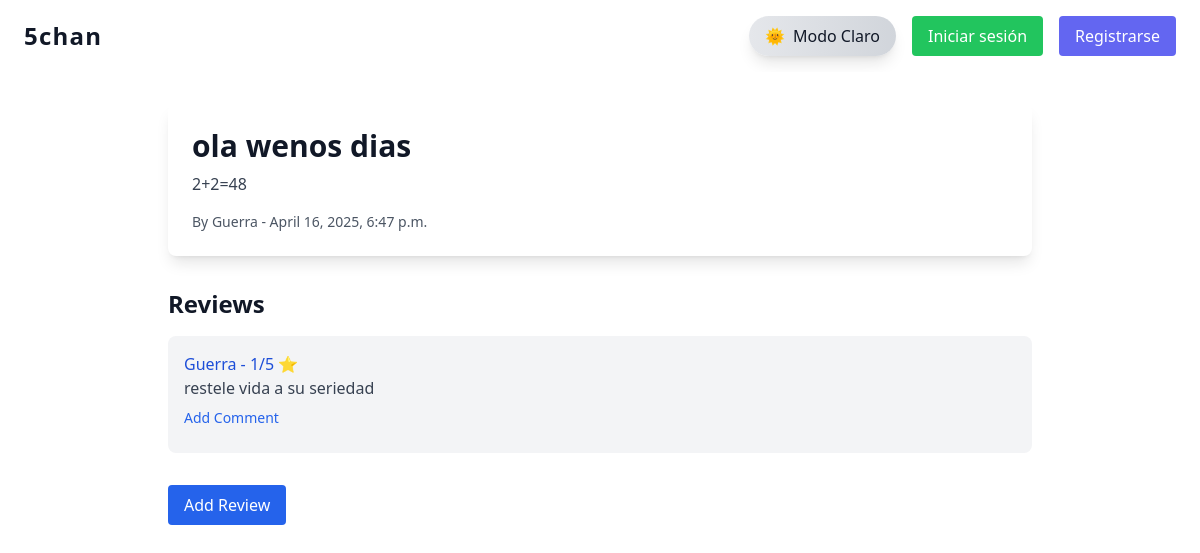
/blog/3/, run on an earlier commit of the app's database.
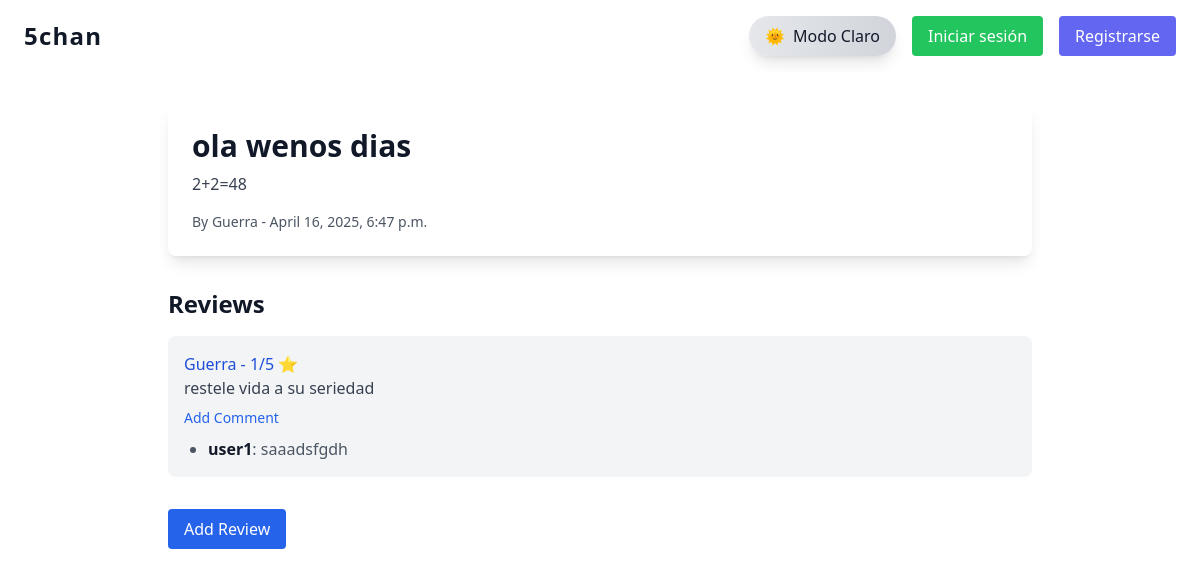
And on a later commit of the database.
### blogapp/models.py (models this page shows, shortened)
class Review(models.Model):
    blog = models.ForeignKey(Blog, on_delete=models.CASCADE, related_name='reviews')
    reviewer = models.ForeignKey(User, on_delete=models.CASCADE)
    rating = models.IntegerField(validators=[MinValueValidator(1), MaxValueValidator(5)])
    comment = models.CharField()
    created_at = models.DateTimeField(auto_now_add=True)

class Comment(models.Model):
    review = models.ForeignKey(Review, on_delete=models.CASCADE, related_name='comments')
    commenter = models.ForeignKey(User, on_delete=models.CASCADE)
    content = RichTextField()
    created_at = models.DateTimeField(auto_now_add=True)

### blogapp/views.py (the view)
# urls.py: path('blog/<int:pk>/', BlogDetailView.as_view(), name='blog_detail'),
class BlogDetailView(DetailView):
    model = Blog
    template_name = 'blogapp/blog_detail.html'

### blogapp/templates/blogapp/blog_detail.html
{% extends 'base.html' %}
{% block content %}
  <article class="bg-white dark:bg-gray-900 p-6 rounded-lg shadow-lg transition-all duration-700 ease-in-out dark:text-white text-gray-900 animate-fade-in">
    <h1 class="text-3xl font-bold mb-2">{{ object.title }}</h1>
    <p class="text-gray-700 dark:text-gray-300 mb-4">{{ object.content|safe }}</p>
    <p class="text-sm text-gray-600 dark:text-gray-500">By {{ object.author.username }} - {{ object.created_at }}</p>
  </article>
  <section class="mt-8">
    <h2 class="text-2xl font-semibold mb-4">Reviews</h2>
    {% for review in object.reviews.all %}
      <div class="bg-gray-100 dark:bg-gray-800 p-4 rounded-lg mb-4 transition-all duration-700 ease-in-out dark:text-white text-gray-900 animate-fade-in">
        <p class="text-blue-700 dark:text-blue-300 font-medium">{{ review.reviewer.username }} - {{ review.rating }}/5 ⭐</p>
        <p class="text-gray-700 dark:text-gray-300">{{ review.comment|safe }}</p>
        <a href="{% url 'blogapp:add_comment' blog_pk=object.pk review_pk=review.pk %}" class="text-sm text-blue-600 dark:text-blue-400 hover:text-blue-500 dark:hover:text-blue-300 mt-2 inline-block">Add Comment</a>
        <ul class="mt-2 list-disc ml-6 text-gray-600 dark:text-gray-400">
          {% for comment in review.comments.all %}
            <li><span class="font-semibold text-gray-900 dark:text-white">{{ comment.commenter.username }}</span>: {{ comment.content|safe }}</li>
          {% endfor %}
        </ul>
      </div>
    {% empty %}
      <p class="text-gray-400">No reviews yet. Be the first to add one.</p>
    {% endfor %}
    <a href="{% url 'blogapp:add_review' object.pk %}" class="mt-4 inline-block bg-blue-600 hover:bg-blue-700 text-white px-4 py-2 rounded transition-colors">Add Review</a>
  </section>
{% endblock %}

What changed in the data, as far as the page shows it:
added Comment: commenter.username "user1", content "saaadsfgdh"
